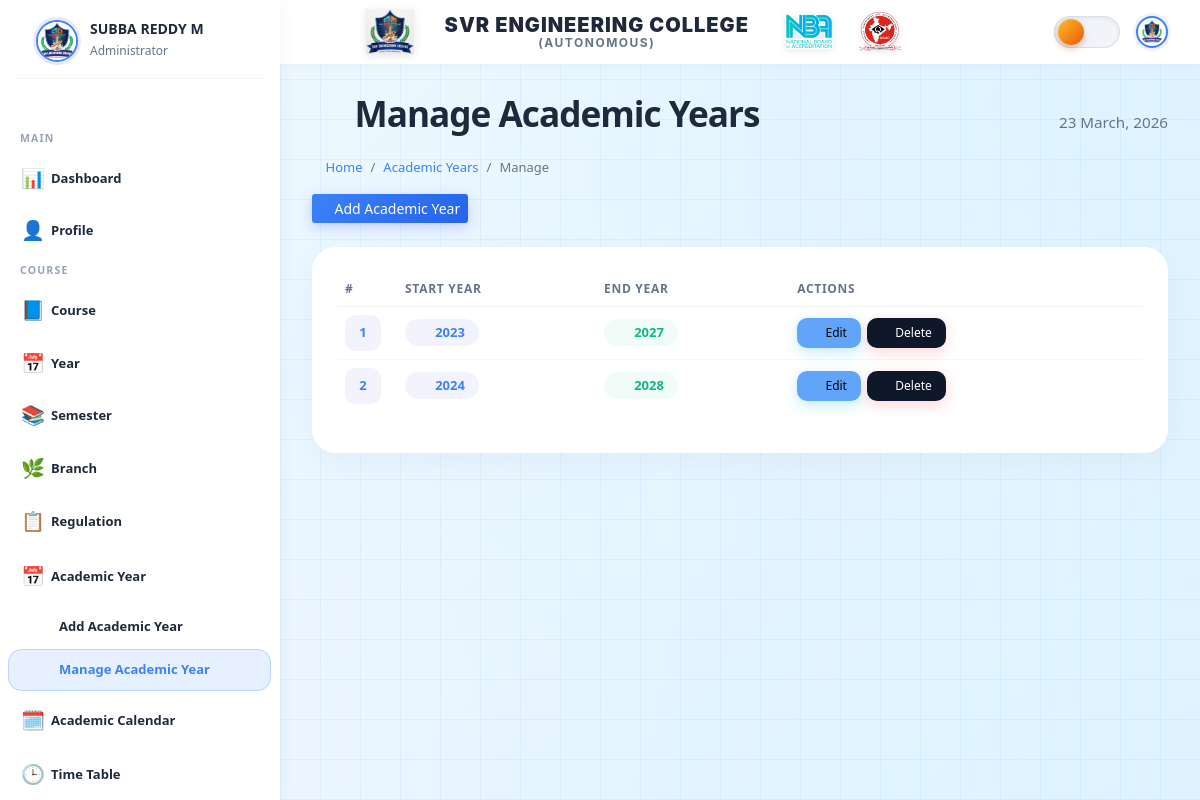
The page /session/manage/ (signed in) on the database as committed earlier.
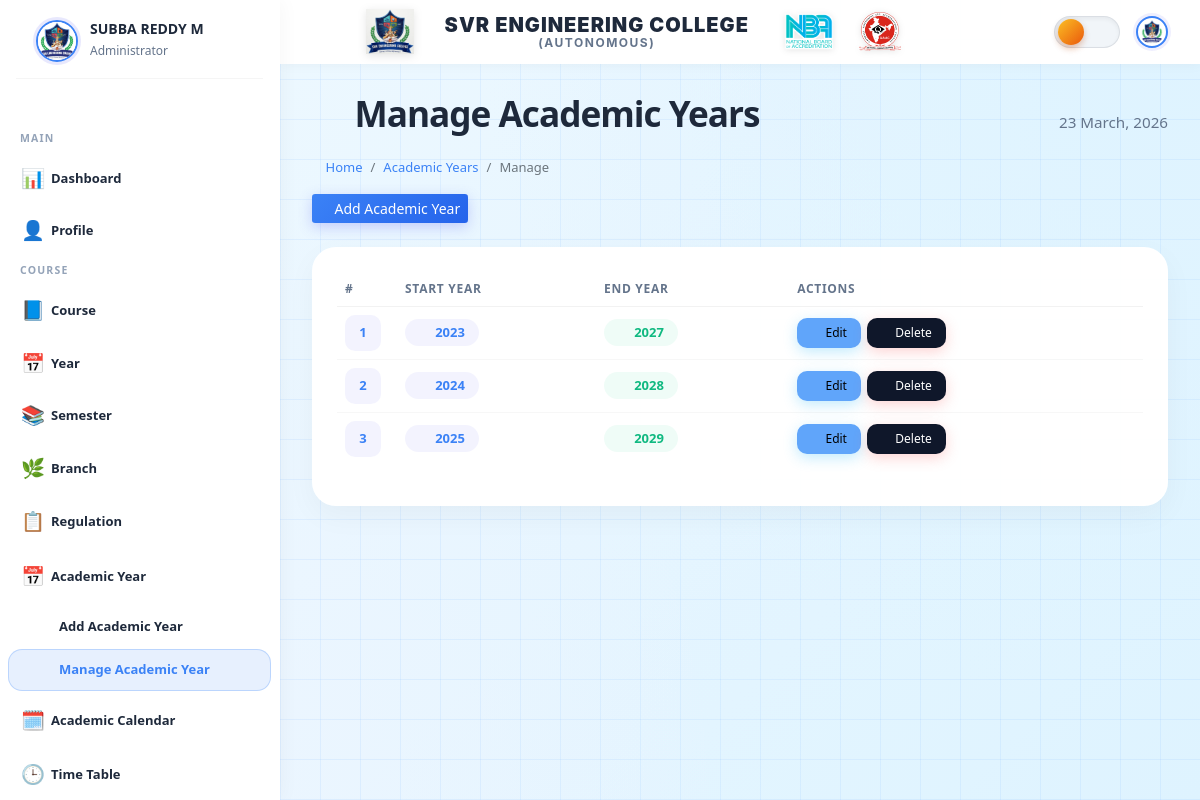
The same page on the database as committed later.
### main_app/models.py (models this page shows, shortened)
class CustomUser(AbstractUser):
    USER_TYPE = ((1, "HOD"), (2, "Staff"), (3, "Student"))
    GENDER = [("M", "Male"), ("F", "Female")]
    username = None  # Removed username, using email instead
    email = models.EmailField(unique=True)
    user_type = models.CharField(default=1, choices=USER_TYPE, max_length=1)
    gender = models.CharField(max_length=1, choices=GENDER)
    profile_pic = models.ImageField()
    address = models.TextField()
    fcm_token = models.TextField(default="")  # For firebase notifications
    created_at = models.DateTimeField(auto_now_add=True)
    updated_at = models.DateTimeField(auto_now=True)
    USERNAME_FIELD = "email"
    REQUIRED_FIELDS = []
    objects = CustomUserManager()

class Session(models.Model):
    start_year = models.DateField()
    end_year = models.DateField()

### main_app/hod_views.py (the view)
# urls.py: path("session/manage/", hod_views.manage_session, name='manage_session'),
def manage_session(request):
    sessions = Session.objects.all()
    context = {'sessions': sessions, 'page_title': 'Manage Academic Years'}
    return render(request, "hod_template/manage_session.html", context)

### main_app/templates/hod_template/manage_session.html (shortened to what this page needs)
{% extends 'main_app/erpnext_base.html' %} {% load static %} {% block page_title %}{{ page_title }}{% endblock page_title %}
{% block page_header %}
<i class="fas fa-calendar-alt me-2"></i> {{ page_title }}
{% endblock page_header %}
  {% block breadcrumb %} <li class="breadcrumb-item"><a href="{% url 'manage_session' %}">Academic Years</a></li> <li class="breadcrumb-item active">Manage</li> {% endblock breadcrumb %}  {% block content %} <div class="manage-header">     <a href="{% url 'add_session' %}" class="btn btn-primary btn-sm"><i class="fas fa-plus"></i> Add Academic Year</a> </div>  <div class="erpnext-card">     <div class="card-body" style="padding:0;">         <div class="table-responsive"             style="border:none; box-shadow:none; border-radius:0; background:transparent; backdrop-filter:none;">             <table class="table">                 <thead>                     <tr>                         <th style="width:60px;">#</th>                         <th>Start Year</th>                         <th>End Year</th>                         <th>Actions</th>                     </tr>                 </thead>                 <tbody>                     {% for session in sessions %}                     <tr>                         <td><span class="year-index">{{ forloop.counter }}</span></td>                         <td><span class="year-badge"><i class="fas fa-play"></i> {{ session.start_year|date:"Y" }}</span></td>                         <td><span class="year-badge" style="background:rgba(52,211,153,0.08); color:#10b981;"><i                                     class="fas fa-stop"></i> {{ session.end_year|date:"Y" }}</span></td>                         <td>                             <div class="action-btn-group">                                 <a href="{% url 'edit_session' session.id %}" class="btn btn-info btn-sm"><i                                         class="fas fa-edit"></i> Edit</a>                                 <a href="{% url 'delete_session' session.id %}"                                     onclick="return confirm('Are you sure?')" class="btn btn-danger btn-sm"><i                                         class="fas fa-trash"></i> Delete</a>                             </div>                         </td>                     </tr>                     {% endfor %}                 </tbody>             </table>         </div>     </div> </div> {% endblock content %}

### main_app/templates/main_app/erpnext_base.html (shortened to what this page needs)
{% load static %}
<!DOCTYPE html>
<html lang="en">
<head>
    <link rel="stylesheet" href="{% static 'dist/css/erpnext-style.css' %}?v={% now 'U' %}">
    <link rel="stylesheet" href="{% static 'dist/css/theme-toggle-fix.css' %}?v={% now 'U' %}">
    <link rel="stylesheet" href="{% static 'plugins/fontawesome-free/css/all.min.css' %}">
    <link href="https://cdn.jsdelivr.net/npm/bootstrap@5.1.3/dist/css/bootstrap.min.css" rel="stylesheet">
</head>
<body
    class="{% if hide_sidebar %}no-sidebar{% endif %} {% if user.user_type|slugify == '1' %}role-admin{% elif user.user_type|slugify == '2' %}role-staff{% elif user.user_type|slugify == '3' %}role-student{% endif %}">
    <div class="master-glass-panel">
        <aside class="erpnext-sidebar">
            {% include "main_app/erpnext_sidebar.html" %}
        </aside>
        <div class="flex-grow-1 d-flex flex-column" style="overflow-y: auto; height: 100%;">
            <nav class="erpnext-navbar d-flex align-items-center justify-content-between">
                <div class="navbar-left d-flex align-items-center">
                    <button class="btn sidebar-toggle-btn me-3" onclick="toggleSidebar()">
                        <i class="fas fa-bars"></i>
                    </button>
                    <div class="college-banner d-flex align-items-center">
                        <img src="{% static 'image/college_logo.jpg' %}" alt="Logo" class="banner-logo me-3">
                        <div class="banner-text" style="text-align: center;">
                            <h2 class="college-name m-0">SVR ENGINEERING COLLEGE</h2>
                            <p class="college-status m-0">(AUTONOMOUS)</p>
                        </div>
                        <img src="{% static 'image/nba_logo.png' %}" alt="NBA Logo" style="height: 40px; margin-left: 20px; object-fit: contain; filter: drop-shadow(0 1px 3px rgba(0,0,0,0.1));">
                        <img src="{% static 'image/naac_logo.png' %}" alt="NAAC Logo" style="height: 40px; margin-left: 10px; object-fit: contain; filter: drop-shadow(0 1px 3px rgba(0,0,0,0.1));">
                    </div>
                </div>
                <div class="navbar-right d-flex align-items-center gap-3">
                    <label class="theme-toggle" for="theme-switch">
                        <span class="slider">
                            <i class="far fa-sun track-icon-left"></i>
                            <i class="far fa-moon track-icon-right"></i>
                            <span class="slider-circle">
                                <i class="far fa-sun icon-circle-sun"></i>
                            </span>
                        </span>
                    </label>
                    <div class="user-profile-mini">
                        <img src="{% if request.user.profile_pic %}{{ request.user.profile_pic.url }}{% endif %}"
                            alt="User" class="rounded-circle" style="width: 32px; height: 32px;"
                            onerror="this.src='https://ui-avatars.com/api/?name={{ user.first_name }}&background=6366f1&color=fff'">
                    </div>
                </div>
            </nav>
            <main class="erpnext-main flex-grow-1" id="main-content">
                <div class="d-flex align-items-end justify-content-between mb-4">
                    <div>
                        <h2 class="page-title mb-0">
                            {% block page_header %}{% endblock %}
                        </h2>
                    </div>
                    <div class="dashboard-date">{% now "j F, Y" %}</div>
                </div>
                <nav aria-label="breadcrumb">
                    <ol class="breadcrumb">
                        <li class="breadcrumb-item">
                            <a
                                href="{% if user.user_type == '1' %}{% url 'admin_home' %}{% elif user.user_type == '2' %}{% url 'staff_home' %}{% else %}{% url 'student_home' %}{% endif %}">
                                <i class="fas fa-home"></i> Home
                            </a>
                        </li>
                        {% block breadcrumb %}{% endblock %}
                    </ol>
                </nav>
                <div class="content-area">
                    {% block content %}{% endblock %}
                </div>
            </main>
        </div>
    </div>
</body>
</html>

### main_app/templates/main_app/erpnext_sidebar.html (shortened to what this page needs)
{% load static %}
<div class="sidebar-header">
    <div class="sidebar-user">
        <img src="{% if request.user.profile_pic %}{{ request.user.profile_pic.url }}{% endif %}" alt="User Avatar"
            class="sidebar-user-avatar" id="sidebar-avatar" onerror="showDefaultAvatar()">
        <div class="sidebar-user-info">
            <h6>{{ user.get_full_name|default:user.username }}</h6>
            <small>
                {% if user.user_type == '1' %}
                Administrator
                {% elif user.user_type == '2' %}
                Staff Member
                {% else %}
                Student
                {% endif %}
            </small>
        </div>
    </div>
</div>
<div class="nav-section">
    {% if user.user_type == '1' %}
    <h6 class="nav-section-title">Main</h6>
    <div class="nav-item">
        {% url 'admin_home' as admin_home %}
        <a href="{{ admin_home }}" class="nav-link {% if admin_home == request.path %}active{% endif %}">
            <span class="nav-icon-emoji">📊</span>
            <span class="nav-text">Dashboard</span>
        </a>
    </div>
    <div class="nav-item">
        {% url 'admin_view_profile' as admin_view_profile %}
        <a href="{{ admin_view_profile }}"
            class="nav-link {% if admin_view_profile == request.path %}active{% endif %}">
            <span class="nav-icon-emoji">👤</span>
            <span class="nav-text">Profile</span>
        </a>
    </div>
    <h6 class="nav-section-title">COURSE</h6>
    <div class="nav-item">
        {% url 'manage_degree' as manage_degree %}
        <a href="{{ manage_degree }}"
            class="nav-link {% if manage_degree == request.path or 'edit_degree' in request.path or 'add_degree' in request.path %}active{% endif %}">
            <span class="nav-icon-emoji">📘</span>
            <span class="nav-text">Course</span>
        </a>
    </div>
    <div class="nav-item">
        {% url 'manage_year' as manage_year %}
        <a href="{{ manage_year }}"
            class="nav-link {% if manage_year == request.path or 'academic_level' in request.path %}active{% endif %}">
            <span class="nav-icon-emoji">📅</span>
            <span class="nav-text">Year</span>
        </a>
    </div>
    <div class="nav-item">
        {% url 'manage_semester' as manage_semester %}
        <a href="{{ manage_semester }}"
            class="nav-link {% if manage_semester == request.path or 'academic_semester' in request.path %}active{% endif %}">
            <span class="nav-icon-emoji">📚</span>
            <span class="nav-text">Semester</span>
        </a>
    </div>
    <div class="nav-item">
        {% url 'manage_course' as manage_course %}
        <a href="{{ manage_course }}"
            class="nav-link {% if manage_course == request.path or 'edit_course' in request.path or 'add_course' in request.path %}active{% endif %}">
            <span class="nav-icon-emoji">🌿</span>
            <span class="nav-text">Branch</span>
        </a>
    </div>
    <div class="nav-item has-submenu {% if 'regulation' in request.path %}open{% endif %}">
        <a href="#" class="nav-link">
            <span class="nav-icon-emoji">📋</span>
            <span class="nav-text">Regulation</span>
            <i class="nav-arrow fas fa-chevron-right"></i>
        </a>
    </div>
    <div class="nav-item has-submenu {% if 'session' in request.path %}open{% endif %}">
        <a href="#" class="nav-link">
            <span class="nav-icon-emoji">📅</span>
            <span class="nav-text">Academic Year</span>
            <i class="nav-arrow fas fa-chevron-right"></i>
        </a>
        <div class="nav-submenu">
            <div class="nav-item">
                {% url 'add_session' as add_session %}
                <a href="{{ add_session }}" class="nav-link {% if add_session == request.path %}active{% endif %}">
                    <span class="nav-text">Add Academic Year</span>
                </a>
            </div>
            <div class="nav-item">
                {% url 'manage_session' as manage_session %}
                <a href="{{ manage_session }}"
                    class="nav-link {% if manage_session == request.path or 'edit_session' in request.path %}active{% endif %}">
                    <span class="nav-text">Manage Academic Year</span>
                </a>
            </div>
        </div>
    </div>
    <div class="nav-item has-submenu {% if 'calendar' in request.path %}open{% endif %}">
        <a href="#" class="nav-link">
            <span class="nav-icon-emoji">🗓️</span>
            <span class="nav-text">Academic Calendar</span>
            <i class="nav-arrow fas fa-chevron-right"></i>
        </a>
    </div>
    <div class="nav-item has-submenu {% if 'timetable' in request.path or 'period' in request.path %}open{% endif %}">
        <a href="#" class="nav-link">
            <span class="nav-icon-emoji">🕒</span>
            <span class="nav-text">Time Table</span>
            <i class="nav-arrow fas fa-chevron-right"></i>
        </a>
    </div>
    {% endif %}
</div>

### main_app/templates/hod_template/manage_session.html (style rules this page uses)
.manage-header { display: flex; align-items: center; justify-content: space-between; flex-wrap: wrap; gap: 16px; margin-bottom: 24px; }
.action-btn-group { display: flex; gap: 6px; }
.action-btn-group .btn { padding: 6px 14px; font-size: 12px; border-radius: var(--radius-xs); display: inline-flex; align-items: center; gap: 5px; }
.year-badge { display: inline-flex; align-items: center; gap: 6px; padding: 4px 14px; border-radius: var(--radius-pill); font-size: 13px; font-weight: 650; background: rgba(99, 102, 241, 0.08); color: var(--primary); }
.year-index { width: 36px; height: 36px; border-radius: 10px; display: inline-flex; align-items: center; justify-content: center; font-size: 13px; font-weight: 700; background: rgba(99, 102, 241, 0.08); color: var(--primary); }

### main_app/templates/main_app/erpnext_base.html (style rules this page uses)
body { min-width: 1200px; overflow-x: auto; }

### main_app/templates/main_app/erpnext_sidebar.html (style rules this page uses)
.nav-icon-emoji { font-size: 1.2rem !important; width: 20px !important; text-align: center; display: inline-block !important; }

Rows that differ between the two databases and show on the page:
added Session: start_year "2025", end_year "2029"
